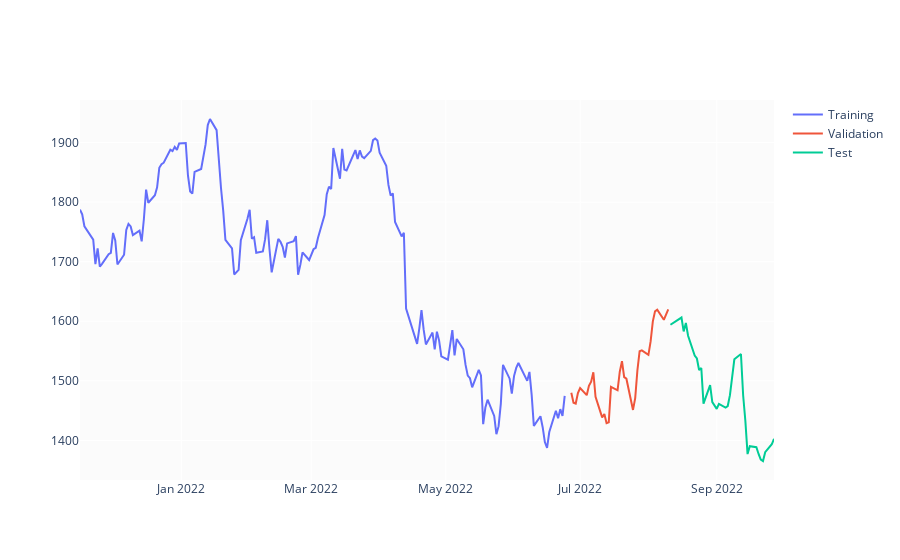

Notebook code cell kept with this figure:
### Code cell
test_size  = 0.15
valid_size = 0.15

test_split_idx  = int(df.shape[0] * (1-test_size))
valid_split_idx = int(df.shape[0] * (1-(valid_size+test_size)))

train_df  = df.loc[:valid_split_idx].copy()
valid_df  = df.loc[valid_split_idx+1:test_split_idx].copy()
test_df   = df.loc[test_split_idx+1:].copy()

fig = go.Figure()
fig.add_trace(go.Scatter(x=train_df.Date, y=train_df.Close, name='Training'))
fig.add_trace(go.Scatter(x=valid_df.Date, y=valid_df.Close, name='Validation'))
fig.add_trace(go.Scatter(x=test_df.Date,  y=test_df.Close,  name='Test'))
fig.show()
